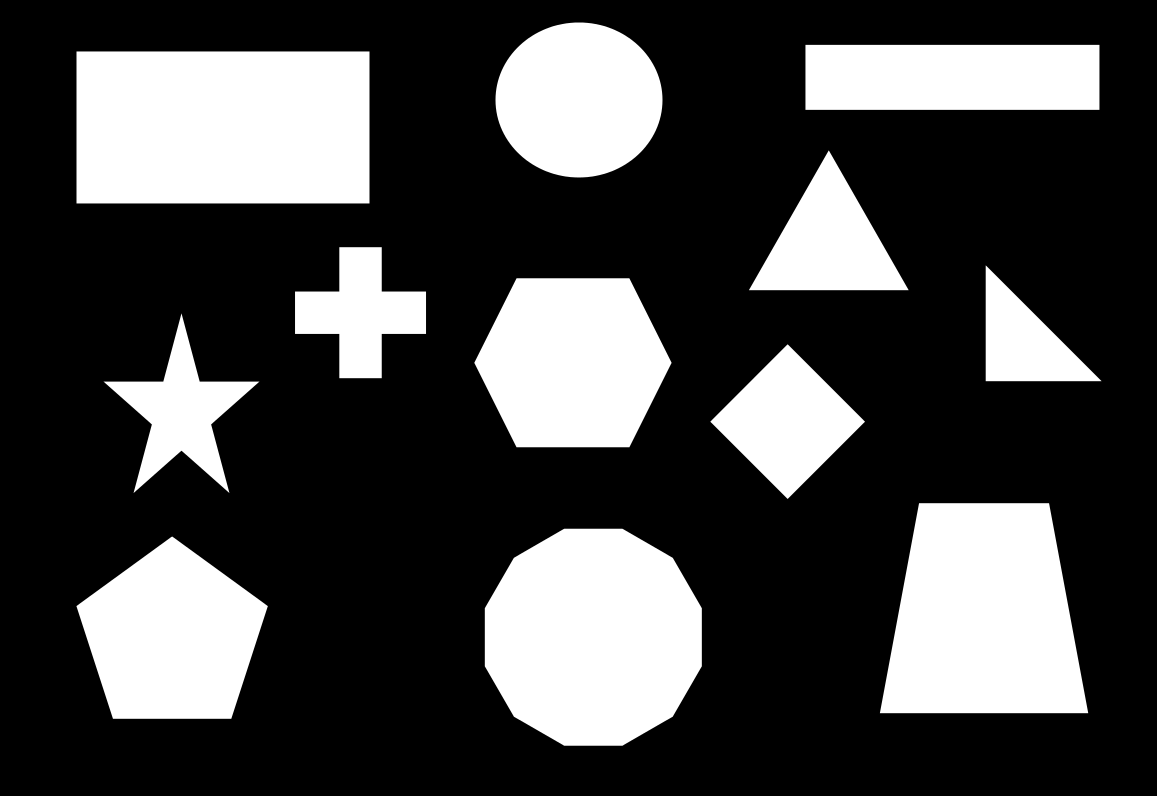
//> input picture images/shapes.png, 1157 x 796 px
$ ./05_Draw_around_contour   (built with g++ and OpenCV 4)
//> lines starting //> are read from the running program, lines starting //| are printed output that depends on the picture; after the words box and inside, x2 and y2 are one past the last pixel; in counts of white or black regions, pixels touching at a corner belong together
#include <iostream>
#include <opencv2/highgui/highgui.hpp>
#include <opencv2/imgproc/imgproc.hpp>

using namespace cv;
using namespace std;

int main( int argc, char** argv ) {

	// Create matrix from image
	Mat imageSrc = imread("shapes.png", CV_LOAD_IMAGE_COLOR);
//> imageSrc is the input picture: 796 rows x 1157 cols, CV_8UC3; min 0, max 255, mean 70.9

	// Create windows
	namedWindow("Source", WINDOW_AUTOSIZE);
	namedWindow("Destination", WINDOW_AUTOSIZE);

	// Destination matrix
	Mat imageDest;

	// Convert to grayscale
	cvtColor(imageSrc, imageDest, CV_BGR2GRAY);

	// Find contours
	vector<vector<Point> > contours;
	vector<Vec4i> hierarchy;
	findContours(imageDest, contours, hierarchy, CV_RETR_TREE, CV_CHAIN_APPROX_SIMPLE, Point(0, 0));
//> contours = 12 contours; largest, box (x1, y1, x2, y2) and area: (76, 51, 370, 204) 44536, (484, 528, 702, 746) 37948, (879, 503, 1089, 714) 35583, (474, 278, 672, 448) 26279, (76, 536, 268, 719) 24174

	// Loop on contours
	Mat tmpImage = Mat::zeros(imageSrc.size(), imageSrc.type());
	for(size_t i = 0; i< contours.size(); i++ ){

		// Circle around contour
		Point2f center;
		float radius;
		minEnclosingCircle(contours[i], center, radius);
		circle( tmpImage, center, radius, Scalar(255, 0, 0), 2/*thickness*/);

		// Rectangle around contour
		Rect rect = boundingRect(Mat(contours[i]));
		rectangle(tmpImage, rect.tl(), rect.br(), Scalar(0,255,0), 2 /*thickness*/);

		// Draw contours
		drawContours(tmpImage, contours, i /*contours[i]*/, Scalar(0, 0, 255) /*color*/, 2/*thickness*/, 8/*type*/, hierarchy, 0, Point());

	}
//> this loop made 12 passes
//> (center, radius, rect) on passes 1 to 12: (Point(171.5, 636.7), 100.7, Rect(76, 536, 192, 183)), (Point(592.8, 636.8), 112.8, Rect(484, 528, 218, 218)), (Point(983.5, 623.8), 137.4, Rect(879, 503, 210, 211)), (Point(787, 421), 77.01, Rect(710, 344, 155, 155)), (Point(181, 409.4), 96.4, Rect(103, 313, 157, 181)), (Point(572.5, 362.5), 101.6, Rect(474, 278, 198, 170)), (Point(1043, 323), 82.02, Rect(985, 265, 117, 117)), (Point(360.5, 312.5), 68.94, Rect(295, 247, 132, 132)), (Point(828, 242.9), 92.86, Rect(748, 150, 161, 141)), (Point(222.5, 127), 165, Rect(76, 51, 294, 153)), (Point(952, 76.5), 150.5, Rect(805, 44, 295, 66)), (Point(578.5, 99.5), 83.93, Rect(495, 22, 168, 156))
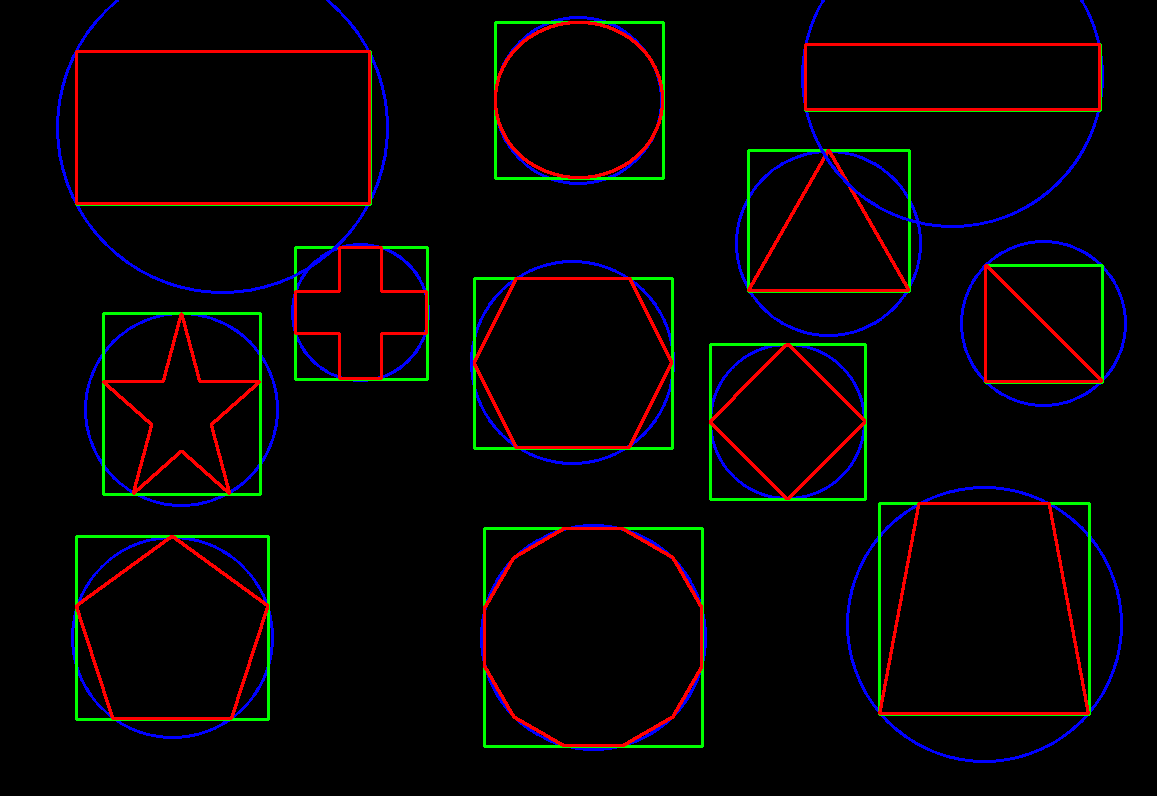
//> tmpImage: 796 rows x 1157 cols, CV_8UC3; mean B, G, R 5.1, 4.6, 6.5

	// Show images
	imshow("Source", imageSrc);
	imshow("Destination", tmpImage);

	// Wait forever
	waitKey(0);

	return 0;
}
